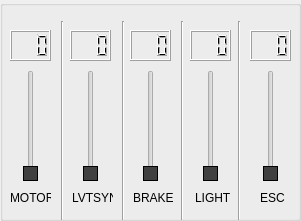
     <widget class="QGroupBox" name="groupBox">
      <property name="geometry">
       <rect>
        <x>419</x>
        <y>-11</y>
        <width>301</width>
        <height>221</height>
       </rect>
      </property>
      <property name="styleSheet">
       <string notr="true">/*-----QSlider-----*/
QSlider::groove:horizontal 
{
	background-color: transparent;
	height: 3px;

}


QSlider::sub-page:horizontal 
{
	background-color: #b78620;

}


QSlider::add-page:horizontal 
{
	background-color: #131313;

}


QSlider::handle:horizontal 
{
	background-color: #b78620;
	width: 14px;
	margin-top: -6px;
	margin-bottom: -6px;
	border-radius: 6px;

}


QSlider::handle:horizontal:hover 
{
	background-color: #d89e25;
	border-radius: 6px;

}


QSlider::sub-page:horizontal:disabled 
{
	background-color: #bbb;
	border-color: #999;

}


QSlider::add-page:horizontal:disabled 
{
	background-color: #eee;
	border-color: #999;

}


QSlider::handle:horizontal:disabled 
{
	background-color: #eee;
	border: 1px solid #aaa;
	border-radius: 3px;

}</string>
      </property>
      <property name="title">
       <string/>
      </property>
      <widget class="QSlider" name="lvtsyn_slider">
       <property name="geometry">
        <rect>
         <x>80</x>
         <y>70</y>
         <width>22</width>
         <height>111</height>
        </rect>
       </property>
       <property name="styleSheet">
        <string notr="true">QSlider::handle:vertical 
{
	background-color: #404040;
	border: 1px solid #000;
	height: 12px;
	margin-left: -6px;
	margin-right: -6px;

}</string>
       </property>
       <property name="maximum">
        <number>100</number>
       </property>
       <property name="value">
        <number>0</number>
       </property>
       <property name="orientation">
        <enum>Qt::Vertical</enum>
       </property>
      </widget>
      <widget class="QSlider" name="motor_slider">
       <property name="geometry">
        <rect>
         <x>20</x>
         <y>70</y>
         <width>22</width>
         <height>111</height>
        </rect>
       </property>
       <property name="styleSheet">
        <string notr="true">QSlider::handle:vertical 
{
	background-color: #404040;
	border: 1px solid #000;
	height: 12px;
	margin-left: -6px;
	margin-right: -6px;

}</string>
       </property>
       <property name="maximum">
        <number>100</number>
       </property>
       <property name="value">
        <number>0</number>
       </property>
       <property name="orientation">
        <enum>Qt::Vertical</enum>
       </property>
      </widget>
      <widget class="QSlider" name="brake_slider">
       <property name="geometry">
        <rect>
         <x>140</x>
         <y>70</y>
         <width>22</width>
         <height>111</height>
        </rect>
       </property>
       <property name="styleSheet">
        <string notr="true">QSlider::handle:vertical 
{
	background-color: #404040;
	border: 1px solid #000;
	height: 12px;
	margin-left: -6px;
	margin-right: -6px;

}</string>
       </property>
       <property name="maximum">
        <number>100</number>
       </property>
       <property name="value">
        <number>0</number>
       </property>
       <property name="orientation">
        <enum>Qt::Vertical</enum>
       </property>
      </widget>
      <widget class="QLCDNumber" name="motor_slider_lcd">
       <property name="geometry">
        <rect>
         <x>10</x>
         <y>30</y>
         <width>41</width>
         <height>31</height>
        </rect>
       </property>
       <property name="digitCount">
        <number>3</number>
       </property>
       <property name="intValue" stdset="0">
        <number>0</number>
       </property>
      </widget>
      <widget class="QLCDNumber" name="lvtsyn_slider_lcd">
       <property name="geometry">
        <rect>
         <x>70</x>
         <y>30</y>
         <width>41</width>
         <height>31</height>
        </rect>
       </property>
       <property name="digitCount">
        <number>3</number>
       </property>
       <property name="intValue" stdset="0">
        <number>0</number>
       </property>
      </widget>
      <widget class="QLCDNumber" name="brake_slider_lcd">
       <property name="geometry">
        <rect>
         <x>130</x>
         <y>30</y>
         <width>41</width>
         <height>31</height>
        </rect>
       </property>
       <property name="digitCount">
        <number>3</number>
       </property>
       <property name="intValue" stdset="0">
        <number>0</number>
       </property>
      </widget>
      <widget class="QSlider" name="light_slider">
       <property name="geometry">
        <rect>
         <x>200</x>
         <y>70</y>
         <width>22</width>
         <height>111</height>
        </rect>
       </property>
       <property name="styleSheet">
        <string notr="true">QSlider::handle:vertical 
{
	background-color: #404040;
	border: 1px solid #000;
	height: 12px;
	margin-left: -6px;
	margin-right: -6px;

}</string>
       </property>
       <property name="maximum">
        <number>100</number>
       </property>
       <property name="value">
        <number>0</number>
       </property>
       <property name="orientation">
        <enum>Qt::Vertical</enum>
       </property>
      </widget>
      <widget class="QLCDNumber" name="light_slider_lcd">
       <property name="geometry">
        <rect>
         <x>190</x>
         <y>30</y>
         <width>41</width>
         <height>31</height>
        </rect>
       </property>
       <property name="digitCount">
        <number>3</number>
       </property>
       <property name="intValue" stdset="0">
        <number>0</number>
       </property>
      </widget>
      <widget class="Line" name="line">
       <property name="geometry">
        <rect>
         <x>54</x>
         <y>21</y>
         <width>16</width>
         <height>199</height>
        </rect>
       </property>
       <property name="orientation">
        <enum>Qt::Vertical</enum>
       </property>
      </widget>
      <widget class="Line" name="line_2">
       <property name="geometry">
        <rect>
         <x>115</x>
         <y>21</y>
         <width>16</width>
         <height>199</height>
        </rect>
       </property>
       <property name="orientation">
        <enum>Qt::Vertical</enum>
       </property>
      </widget>
      <widget class="Line" name="line_3">
       <property name="geometry">
        <rect>
         <x>174</x>
         <y>21</y>
         <width>16</width>
         <height>199</height>
        </rect>
       </property>
       <property name="orientation">
        <enum>Qt::Vertical</enum>
       </property>
      </widget>
      <widget class="QLabel" name="motor_slider_text">
       <property name="geometry">
        <rect>
         <x>10</x>
         <y>190</y>
         <width>41</width>
         <height>16</height>
        </rect>
       </property>
       <property name="text">
        <string>MOTOR</string>
       </property>
      </widget>
      <widget class="QLabel" name="lvtsyn_slider_text">
       <property name="geometry">
        <rect>
         <x>72</x>
         <y>190</y>
         <width>41</width>
         <height>16</height>
        </rect>
       </property>
       <property name="text">
        <string>LVTSYN</string>
       </property>
      </widget>
      <widget class="QLabel" name="brake_slider_text">
       <property name="geometry">
        <rect>
         <x>133</x>
         <y>190</y>
         <width>41</width>
         <height>16</height>
        </rect>
       </property>
       <property name="text">
        <string>BRAKE</string>
       </property>
      </widget>
      <widget class="QLabel" name="light_slider_text">
       <property name="geometry">
        <rect>
         <x>195</x>
         <y>190</y>
         <width>41</width>
         <height>16</height>
        </rect>
       </property>
       <property name="text">
        <string>LIGHT</string>
       </property>
      </widget>
      <widget class="Line" name="line_4">
       <property name="geometry">
        <rect>
         <x>231</x>
         <y>21</y>
         <width>16</width>
         <height>199</height>
        </rect>
       </property>
       <property name="orientation">
        <enum>Qt::Vertical</enum>
       </property>
      </widget>
      <widget class="QLabel" name="light_slider_text_2">
       <property name="geometry">
        <rect>
         <x>260</x>
         <y>190</y>
         <width>31</width>
         <height>16</height>
        </rect>
       </property>
       <property name="text">
        <string>ESC</string>
       </property>
      </widget>
      <widget class="QLCDNumber" name="light_slider_lcd_2">
       <property name="geometry">
        <rect>
         <x>250</x>
         <y>30</y>
         <width>41</width>
         <height>31</height>
        </rect>
       </property>
       <property name="digitCount">
        <number>3</number>
       </property>
       <property name="intValue" stdset="0">
        <number>0</number>
       </property>
      </widget>
      <widget class="QSlider" name="light_slider_2">
       <property name="geometry">
        <rect>
         <x>260</x>
         <y>70</y>
         <width>22</width>
         <height>111</height>
        </rect>
       </property>
       <property name="styleSheet">
        <string notr="true">QSlider::handle:vertical 
{
	background-color: #404040;
	border: 1px solid #000;
	height: 12px;
	margin-left: -6px;
	margin-right: -6px;

}</string>
       </property>
       <property name="maximum">
        <number>100</number>
       </property>
       <property name="value">
        <number>0</number>
       </property>
       <property name="orientation">
        <enum>Qt::Vertical</enum>
       </property>
      </widget>
      <zorder>lvtsyn_slider</zorder>
      <zorder>motor_slider</zorder>
      <zorder>brake_slider</zorder>
      <zorder>light_slider</zorder>
      <zorder>line</zorder>
      <zorder>motor_slider_lcd</zorder>
      <zorder>line_2</zorder>
      <zorder>line_3</zorder>
      <zorder>light_slider_lcd</zorder>
      <zorder>lvtsyn_slider_lcd</zorder>
      <zorder>brake_slider_lcd</zorder>
      <zorder>motor_slider_text</zorder>
      <zorder>lvtsyn_slider_text</zorder>
      <zorder>brake_slider_text</zorder>
      <zorder>light_slider_text</zorder>
      <zorder>line_4</zorder>
      <zorder>light_slider_text_2</zorder>
      <zorder>light_slider_lcd_2</zorder>
      <zorder>light_slider_2</zorder>
     </widget>
